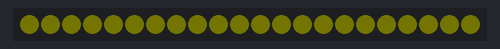
The sketch below on a simulated Arduino Uno, built with avr-gcc and run on an emulated ATmega328P. Parts: 22 RGB LEDs in strip order, left to right. Dim RGB values are drawn brighter than linear; random numbers use the default seed unless the sketch sets one.

Above: at 3.52 s.
At 12.24 s:
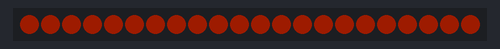
At 19.34 s:
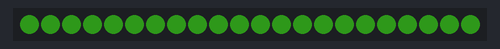
At 22.8 s:
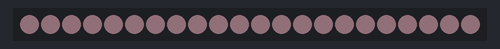
At 25.28 s:
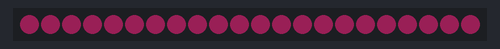
At 33.38 s:
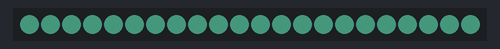

The sketch:

dino.ino
```cpp
#include <FastLED.h>

#define LED_PIN_DINO_1 12
#define NUM_LEDS_DINO_1 22
CRGB leds_DINO_1[NUM_LEDS_DINO_1];
#define R 0
#define G 1
#define B 2
unsigned int new_color[3];
unsigned long previousMillis = 0;
unsigned long currentMillis = 0;
unsigned int transitionTime = 40; //milliseconds
int brightness = 32;
bool lightOn = true;

void setup() {
  delay(3000); //power-up safety delay
  Serial.begin(115200);
  FastLED.addLeds < WS2812, LED_PIN_DINO_1, GRB > (leds_DINO_1, NUM_LEDS_DINO_1).setCorrection(TypicalLEDStrip);
  FastLED.setBrightness(brightness);
  FastLED.clear();
  FastLED.show();
}

void loop() {
  currentMillis = millis();
  if (Serial.available()) {
    String command = Serial.readStringUntil('\n');
    if (command == "on") {
      lightOn = true;
    } else if (command == "f") {
      fadeOut();
    }
  }

  EVERY_N_MILLISECONDS(transitionTime) {
    if (lightOn) {
      ColorTranisition();
    }
  }

}

void ColorTranisition() {
  if (leds_DINO_1[0].r != new_color[R] || leds_DINO_1[0].g != new_color[G] || leds_DINO_1[0].b != new_color[B]) {
    for (int l = 0; l < NUM_LEDS_DINO_1; l++) {

      if (leds_DINO_1[l].r < new_color[R]) {
        leds_DINO_1[l].r++;
      } else if (leds_DINO_1[l].r > new_color[R]) {
        leds_DINO_1[l].r--;
      }

      if (leds_DINO_1[l].g < new_color[G]) {
        leds_DINO_1[l].g++;
      } else if (leds_DINO_1[l].g > new_color[G]) {
        leds_DINO_1[l].g--;
      }

      if (leds_DINO_1[l].b < new_color[B]) {
        leds_DINO_1[l].b++;
      } else if (leds_DINO_1[l].b > new_color[B]) {
        leds_DINO_1[l].b--;
      }
    }
    FastLED.show();
  } else {
    getColor();
  }
}

void fadeOut() {
  for (int x = 0; x < 688; x++) {
    fadeToBlackBy(leds_DINO_1, NUM_LEDS_DINO_1, 1);
    FastLED.show();
  }
  FastLED.clear();
  FastLED.show();
  lightOn = false;
}

void printCurrentColor() {
  Serial.println("Current color: ");
  Serial.print(leds_DINO_1[0].r);
  Serial.print(" ");
  Serial.print(leds_DINO_1[0].g);
  Serial.print(" ");
  Serial.println(leds_DINO_1[0].b);
}

void printNewColor() {
  Serial.println("New color: ");
  Serial.print(new_color[0]);
  Serial.print(" ");
  Serial.print(new_color[1]);
  Serial.print(" ");
  Serial.println(new_color[2]);
}

void getColor() {
  new_color[R] = rand() % 255;
  new_color[G] = rand() % 255;
  new_color[B] = rand() % 255;
}

void printTransitionTime() {
  unsigned long elaspedTime = currentMillis - previousMillis;
  previousMillis = currentMillis;
  Serial.print("Elasped Time: ");
  Serial.print(elaspedTime / 1000);
  Serial.println("s");
}
```
